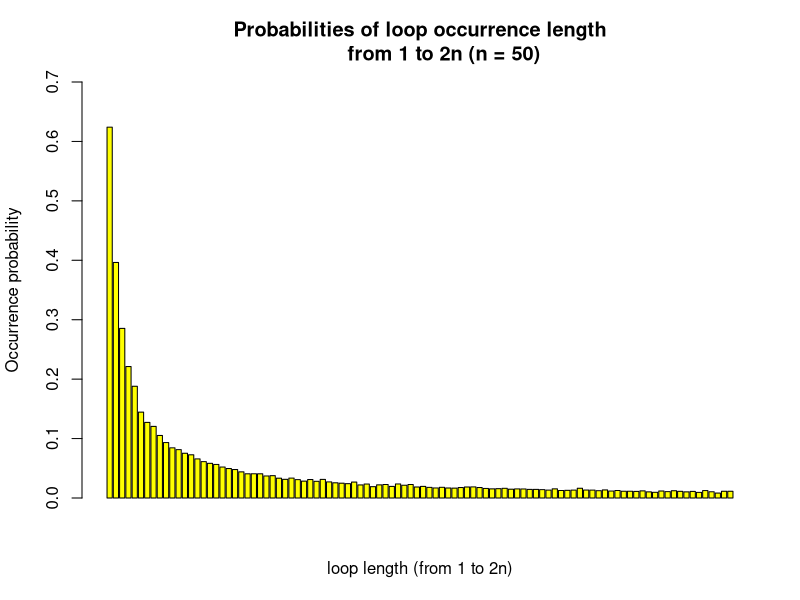

Reproduce this figure in R.
# Group 13: Tongfei Li (s2328507),  Likang Xu (s2295871), Yifan Jin (s2434130)
# github: 
# brief description of what each team member contributed to the project, 
# and roughly what proportion of the work was undertaken by each team member

# Team member contributions:
# Likang Xu: Contributing to the main structure of the whole task. Undertaking most of 
# the coding as well as comments on question 5. 
# Tongfei Li: Completing the rest of the coding and improve some, making comments 
# on the 3 strategy and question 1, and advancing the process. 
# Yifan Jin: Participation in the discussion of the code framework, especially the 
# fourth and fifth question and comments on overall description and half of the questions.

# The whole structure would be displayed here first. Firstly, we analyse each strategy 
# and write 3 functions of which the parameters are n (the number of opened boxes), 
# card_num (the numbers on the cards in the first to the 2n boxes), Prisoner (the number
# of each prisoner). In the first two strategy, if the card number equals Prisoner,
# then the function will return true and the last observed card number would be 
# the box number next open. Otherwise, it will return false. As for the third strategy, 
# if prisoner’s number is not appeared in the cards number in the selected boxes, 
# then the function will return false.
# Then, we make a function: select.strategy() that can generate 3 different strategies.
# Specifically, when we input “1”, which means we would choose strategy one, 
# then only strategy_1() function would run. 
# After that, we Write a function Pone to estimate the probability of a single prisoner 
# succeeding in finding their number based on arguments n, k, strategy and nreps.
# Similarly,the function Pall is to estimate the probability of all prisoners finding their number, 
# which means they succeed in completing the task, using the same parameters as 
# Pone, except for k. After obtaining the two function above, we generate function success_prob, 
# which can show the individual and joint success probabilities under each strategy.
# Surprisingly, the joint success probability of strategy 1 is close to 30%, while
# that of the other two strategies is approximately 0.
# As for the function dloop which would estimate the occurrence probability of loop length 
# from 1 to 2n by simulation. To write dloop, we form an nreps×2n null matrix “a”. 
# for the j-th row in “a”, the i-th element will count the number of occurrences of loop 
# with length i in the j-th simulation. 
# Finally, we make a plot that shows probabilities of loop occurrence length from 1 to 100, 
# where x denotes the loop length and y denotes the occurrence probability. Additionally,
# the probability that there is no loop longer than 50 is also close to 30%. 






# First strategy: The prisoner first opened the box with his own number 
# written on it, and the number on the card in the box was k. If k is not their 
# prisoner number, they go to box k, open it and repeat the process until they 
# find a card with their number on it. But criminals can open at most n boxes.

# Define function for strategy 1:
# n: the number of opened boxes;
# card_num: represents the numbers on the cards in the first to the 2n boxes; 
# i.e., here card_num[1] represents the card number in the first box. 
# Prisoner: represents the prisoner's number.

# next_box is firstly equal to the prisoner's number since according to 
# strategy 1, the prisoner would open the box whose number is the same as their 
# number. Then, determine whether the number k in this box is equal to the 
# criminal's number --- if equal, then return T and break the i loop, which 
# means the prisoner successfully find the card with their own number; if not 
# equal, then open the next box which number is k, and determine whether the new # card number in box k is equal to the prisoner's number. Repeat this process 
# until opens all n boxes. If this prisoner could not find the card with their 
# number after opening n boxes, then return F which means this prisoner fail to 
# escape.


strategy_1 <- function(n, card_num, Prisoner){
  next_box <- Prisoner # The first opened boxed number is the prisoner number
  for (i in 1:n){
    if (card_num[next_box] == Prisoner){
      return(T) #if card number = Prisoner, return True
      break
    } else next_box = card_num[next_box] 
    #last observed card number would be the box number next open
  }
  return(F) #if could not find prisoner number after open n boxes, return False
}


# Second strategy: As strategy 1, but starting from a randomly selected box

# Here, the next_box starts from randomly selected a box. The sample() function 
# would help us to do this. 
strategy_2 <- function(n, card_num, Prisoner){
  # randomly select a box, the following is the same as strategy one
  next_box <- sample(c(1:(2*n)), size = 1)
  for (i in 1:n){
    if (card_num[next_box] == Prisoner){
      return(T)
      break
    } else next_box = card_num[next_box]
  }
  return(F)
}

# Third strategy: Randomly open n boxes.

# Here prisoner_select() give out the selected boxes number. When sampling the 
# number, replace = FALSE is needed since prisoner would not choose two same 
# boxes. If prisoner’s number is not appeared in the card_num[prisoner_select] 
# (all the cards number in the selected boxes), then return F since the prisoner 
# fails to escape. 
strategy_3 <- function(n, card_num, Prisoner){
  prisoner_select = sample(c(1:(2*n)), size = n, replace = FALSE)
  # whether he/she got his card
  if (Prisoner %in% card_num[prisoner_select]){
    return(T)
  }
  return(F)
}

# select.strategy() take strategy as input which can take 3 inputs (1, 2, 3) which 
# represent 3 different strategies. When input “1”, which means we would choose 
# strategy one, then only strategy_1() function would run. 
select.strategy <- function(strategy){
  if (strategy == 1){
    strategy = strategy_1
  } 
  else if (strategy == 2){
    strategy = strategy_2
  }
  else {
    strategy = strategy_3
  }
  return(strategy)
}

# Pone
# n: the number of opened boxes;
# k: the card number in the first box the prisoner opened; 
# strategy: which can take 3 inputs (1, 2, 3); 
# nreps: the number of replicate simulations; which means the prisoner would 
# enter the room nreps times. Each time, the cards in each box would be different, 
# so the prisoner would success or fail in each simulation. 
# 
# In the Pone function, we firstly use strategy = select.strategy(strategy) to 
# select one of the three strategies. Then define correct = 0 at first, which 
# would be the number of time that a prisoner success in nreps times simulation. 
# Then the j loop means each simulation from 1 to nreps. Each time, card_num 
# would be randomly sample given which the Prisoner would return the prisoner’s 
# number which is equal to the box number in which we firstly observe card with k 
# on it. If the strategy(n, card_num, Prisoner) give out a True, then correct 
# would add one. Otherwise, nothing would happen. Finally, return the correct
# /nreps would give us the final probability of successful simulations within the 
# nreps times simulation. 
Pone <- function(n, k, strategy, nreps){
  strategy = select.strategy(strategy)
  correct = 0
  for (j in 1:nreps){
    card_num <- sample(c(1:(2*n)), size = 2*n, replace = FALSE)
    Prisoner <- which(card_num == k)
    
    if (strategy(n, card_num, Prisoner)){
      correct = correct + 1
    }
  }
  return(correct/nreps)
}

# Pall
# Define the function Pall that estimates joint success probabilities:
# Given a strategy, we use sample() to randomly generate the card number in each box, 
# which is shown as a 2n vector below. Then judge whether a prison succeed 
# in a jth experiments. If he does not succeed, we will jump out of the loop 
# so that 'success' remains the same as the one in previous loop. Regard it 
# as a success if all the prisoners succeed in an experiment. Finally, 
# return a 2n array which is the joint success probabilities in nrep times experiments.


Pall <- function(n, strategy, nreps){
  strategy = select.strategy(strategy)
  correct = 0
  for (j in 1:nreps){
    card_num <- sample(c(1:(2*n)), size = 2*n, replace = FALSE)
    success = 0
    for (k in 1:(2*n)) {
      Prisoner <- which(card_num == k)
      if (strategy(n, card_num, Prisoner)){
        success = success + 1
      } else {break}
    }
    # success counts the number of success prisoners in the j experiment
    if (success == 2*n){
      correct = correct + 1
    }
  }
  return(correct/nreps)
}



# The function success_prob, of which parameters are n and nreps, demonstrates both 
# the individual and joint success probabilities under the 3 strategies above.

success_prob <- function(n, nreps) {
  cat('Simulated', {nreps}, 'times with', {n}, 'prisoners\n\n')
  for (strategy in 1:3) {
    cat('Strategy ', {strategy}, ':\n', sep = '')
    cat('P(individual success) = ', {Pone(n, 1, strategy, nreps)}, '\n' ,sep = '')
    cat('P(joint success) = ', {Pall(n, strategy, nreps)}, '\n\n' ,sep = '')
  }
}


# While using strategy 1, prisoners are selecting cards in a loop, which the 
# loops start from the card number of the k’s box (k is prisoner number), ends up 
# with card number k. Hence if all the loops in the 2n boxes length less than n, 
# all the prisoners will success. We constructed a function dloop(), to estimate 
# the occurrence probability of loop length from 1 to 2n by simulation. Here is 
# how it works: 
# dloop() has two parameters: “n” defines the number of prisoners given by 2, and 
# “nreps” implies the number of replicate simulations. The main idea is: firstly 
# form an nreps×2n null matrix “a”, for the j-th row in “a”, the i-th element 
# will count the number of occurrences of loop with length i in the j-th 
# simulation. 
# 
# To achieve the goal, in every simulation:
# 1)	using sample() to reshuffle the cards and open the first box, add the card 
# number to a vector called loop. 
# 2)	Then judge whether the card number equal to 1, if the answer is no, open 
# next box indexed by the card number, and add the new card number to the vector 
# loop. 
# 3)	Repeat section 2) until the card number in the final box is 1, if we got to 
# this point, count the occurrence the loop in “a”, ignore the boxes appeared in 
# the loop by setting the card number in loop to 0, select the first box with non
# -zero card number, and redefine the loop to be a null set. 
# 4)	Repeat sections 2) and 3) except in section 2) we firstly judge whether the 
# card number equal to the index of the first box with non-zero card number. This 
# section ends when all the card numbers are 0. Note that we put this judgement 
# at first in the if-else structure for efficiency. 
# 5)	Repeat section 1) to 4) nreps times then we got the needed matrix “a”.

# 6)	To return the occurrence probabilities, we constructed a function 
# prob_non_zero(), given the matrix “a”, it will generate a zero array with 
# length 2n (number of columns in “a”), then for each column in “a” (which counts 
# the appearances of each loop in every simulation), we calculate the number of 
# non-zero elements given by the number of rows, which gives the occurrence 
# probability of each loop, and write it into the 2n array, and return the final 
# array.

prob_non_zero <- function(a){
  non_zero = rep(0,ncol(a))
  for (k in 1:ncol(a)) {
    # the number of non-zero elements given by the number of rows
    non_zero[k] = (length(which(a[,k]!=0)))/nrow(a)
  }
  return(non_zero)
}

dloop <- function(n, nreps){
  # a can store the occurrence of loops
  a = array(0,dim=c(nreps,2*n))
  for (j in 1:nreps) {
    # reshuffle the cards
    card_num <- sample(c(1:(2*n)), size = 2*n, replace = FALSE)
    # open the first box
    next_box <- card_num[1]
    # add the card number to the loop
    loop <- c(next_box)
    # find all the loops
    for (i in 1:(2*n)) {
      # this actually happens only when we find all the loop(s)
      if (sum(card_num)==0){
        break
      }
      # which(card_num!=0)[1] means the index the first non-zero element
      else if (card_num[next_box] != which(card_num!=0)[1]){ 
        loop = append(loop, card_num[next_box])
        next_box = card_num[next_box]
      } 
      # if we got to this point, it means we find a loop
      else { 
        loop = append(loop, card_num[next_box])
        # count the occurrence the loop in “a”
        a[j,length(loop)] = a[j,length(loop)] + 1
        # setting the card number in loop to 0
        card_num[card_num %in% loop] = 0 
        # the first box with non-zero card number
        next_box <- which(card_num!=0)[1]
        # redefine the loop
        loop <- c()
      }
    }
  }
  return(prob_non_zero(a))
}


# Estimate the individual and joint success probabilities under each strategy 
# for n = 5 and for n = 50.

success_prob(5, 10000)
success_prob(50, 10000)

# write!!!!!!!!!!!!!!!!!!!!!!!!!!!!!!!!!!!!!!!!!!!

print('Intuitively, as in question 3, the probability of each prisoner succeeds in 
      completing the challenge is 0.5. Given n = 50, as each prisoner’s choice 
      is independent, the probability of 100 prisoners succeeding at the same time 
      is 0.5^100, which is almost approximately zero! Once we  come up with the 
      right strategy, the probability of success will surprisingly increase to 30%.')


# Estimate the probability of each loop length from 1 to 2n when n = 50 and nreps = 10000. 

prob = dloop(50,10000)

# Draw the plot that shows probabilities of loop occurrence length from 1 to 2n (n = 50), 
# where x denotes the loop length and y denotes the occurrence probability.

barplot(prob, col='yellow', main='Probabilities of loop occurrence length
        from 1 to 2n (n = 50)',xlab='loop length (from 1 to 2n)',
        ylab='Occurrence probability',ylim=c(0,0.7))


# probability that there is no loop longer than 50 

cat('P(no loop longer than 50) = ', {1-sum(prob[51:100])}, '\n\n' ,sep = '')







